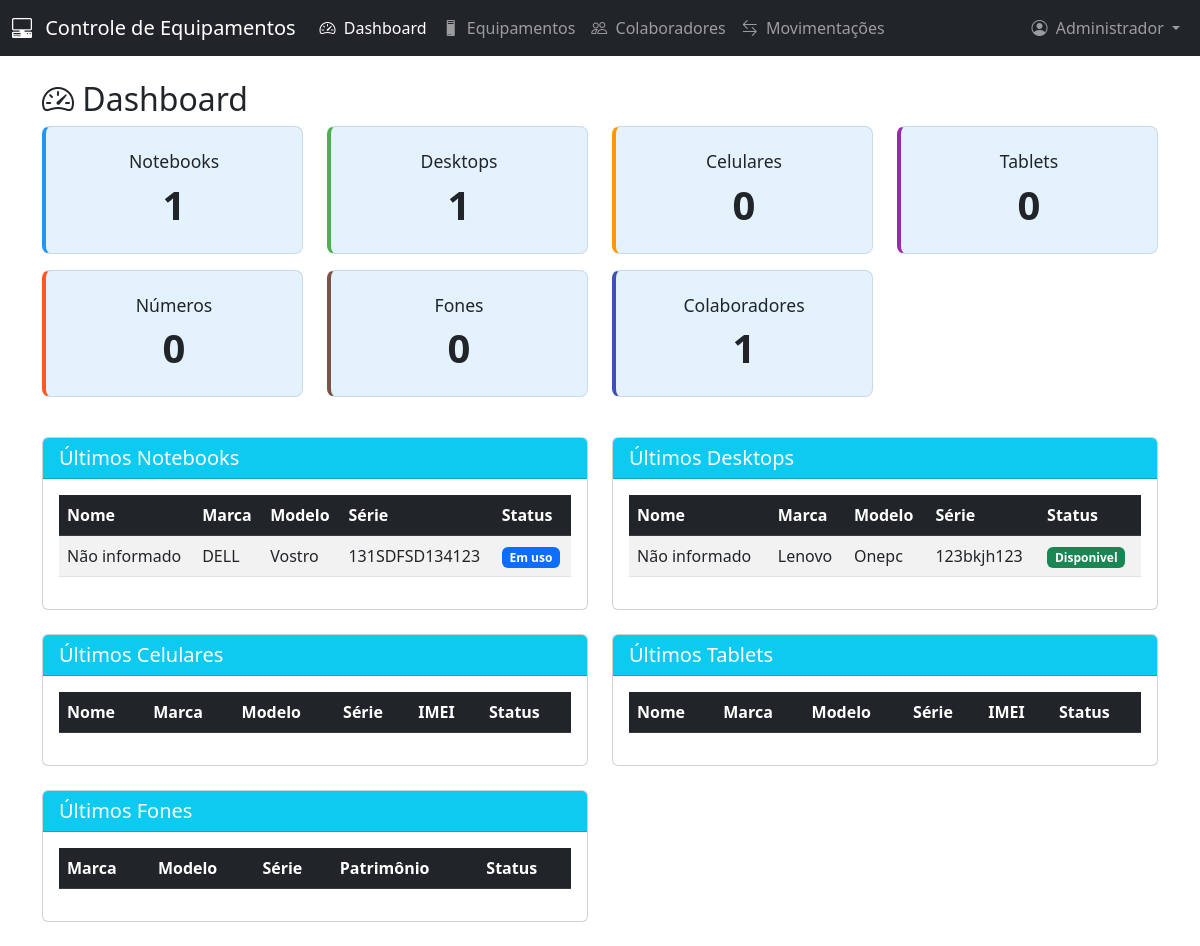
Page /dashboard.php (signed in) on the committed database.
### tables this page shows
CREATE TABLE notebooks (
        id INTEGER PRIMARY KEY AUTOINCREMENT,
        marca TEXT NOT NULL,
        modelo TEXT NOT NULL,
        numero_serie TEXT NOT NULL UNIQUE,
        data_aquisicao DATE,
        status TEXT DEFAULT 'Disponivel',
        setor_responsavel TEXT,
        observacoes TEXT
    );

CREATE TABLE desktops (
        id INTEGER PRIMARY KEY AUTOINCREMENT,
        marca TEXT NOT NULL,
        modelo TEXT NOT NULL,
        numero_serie TEXT NOT NULL UNIQUE,
        data_aquisicao DATE,
        status TEXT DEFAULT 'Disponivel',
        setor_responsavel TEXT,
        observacoes TEXT
    );

### dashboard.php (the view, shortened to what this page needs)
<?php
require 'conexao.php';
try {
    $stats = [
        'notebooks' => $db->query("SELECT COUNT(*) FROM notebooks")->fetchColumn(),
        'desktops' => $db->query("SELECT COUNT(*) FROM desktops")->fetchColumn(),
        'celulares' => $db->query("SELECT COUNT(*) FROM celulares")->fetchColumn(),
        'tablets' => $db->query("SELECT COUNT(*) FROM tablets")->fetchColumn(),
        'colaboradores' => $db->query("SELECT COUNT(*) FROM colaboradores WHERE status = 'Ativo'")->fetchColumn()
    ];
    $ultimos = [];
    $tipos = ['notebooks', 'desktops', 'celulares', 'tablets', 'fones'];
    foreach ($tipos as $tipo) {
        $ultimos[$tipo] = $db->query("SELECT * FROM $tipo ORDER BY id DESC LIMIT 5")->fetchAll(PDO::FETCH_ASSOC);
    }
    $contagem_numeros = $db->query("SELECT COUNT(*) as total FROM numeros")->fetch(PDO::FETCH_ASSOC)['total'];
    $contagem_fones = $db->query("SELECT COUNT(*) as total FROM fones")->fetch(PDO::FETCH_ASSOC)['total'];
} catch (PDOException $e) {
    $_SESSION['erro'] = "Erro ao carregar dados: " . $e->getMessage();
    header("Location: index.php");
    exit;
}
?>
<!DOCTYPE html>
<html lang="pt-BR">
<head>
    <link href="https://cdn.jsdelivr.net/npm/bootstrap@5.3.0/dist/css/bootstrap.min.css" rel="stylesheet">
    <link rel="stylesheet" href="https://cdn.jsdelivr.net/npm/bootstrap-icons@1.10.0/font/bootstrap-icons.css">
</head>
<body>
    <?php include 'navbar.php'; ?>
    <div class="container mt-4">
        <h2><i class="bi bi-speedometer2"></i> Dashboard</h2>
        <div class="row mb-4">
            <div class="col-md-3 mb-3">
                <div class="dashboard-card card-notebooks">
                    <div class="card-body">
                        <h5 class="card-title">Notebooks</h5>
                        <p class="card-text display-6"><?= $stats['notebooks'] ?></p>
                    </div>
                </div>
            </div>
            <div class="col-md-3 mb-3">
                <div class="dashboard-card card-desktops">
                    <div class="card-body">
                        <h5 class="card-title">Desktops</h5>
                        <p class="card-text display-6"><?= $stats['desktops'] ?></p>
                    </div>
                </div>
            </div>
            <div class="col-md-3 mb-3">
                <div class="dashboard-card card-celulares">
                    <div class="card-body">
                        <h5 class="card-title">Celulares</h5>
                        <p class="card-text display-6"><?= $stats['celulares'] ?></p>
                    </div>
                </div>
            </div>
            <div class="col-md-3 mb-3">
                <div class="dashboard-card card-tablets">
                    <div class="card-body">
                        <h5 class="card-title">Tablets</h5>
                        <p class="card-text display-6"><?= $stats['tablets'] ?></p>
                    </div>
                </div>
            </div>
            <div class="col-md-3 mb-3">
                <div class="dashboard-card card-numeros">
                    <div class="card-body">
                        <h5 class="card-title">Números</h5>
                        <p class="card-text display-6"><?= $contagem_numeros ?></p>
                    </div>
                </div>
            </div>
            <div class="col-md-3 mb-3">
                <div class="dashboard-card card-fones">
                    <div class="card-body">
                        <h5 class="card-title">Fones</h5>
                        <p class="card-text display-6"><?= $contagem_fones ?></p>
                    </div>
                </div>
            </div>
            <div class="col-md-3 mb-3">
                <div class="dashboard-card card-colaboradores">
                    <div class="card-body">
                        <h5 class="card-title">Colaboradores</h5>
                        <p class="card-text display-6"><?= $stats['colaboradores'] ?></p>
                    </div>
                </div>
            </div>
        </div>
        <div class="row">
            <div class="col-md-6 mb-4">
                <div class="card">
                    <div class="card-header bg-info text-white">
                        <h5 class="mb-0">Últimos Notebooks</h5>
                    </div>
                    <div class="card-body">
                        <div class="table-responsive">
                            <table class="table table-striped table-hover">
                                <thead class="table-dark">
                                    <tr>
                                        <th>Nome</th>
                                        <th>Marca</th>
                                        <th>Modelo</th>
                                        <th>Série</th>
                                        <th>Status</th>
                                    </tr>
                                </thead>
                                <tbody>
                                    <?php foreach ($ultimos['notebooks'] as $notebook): ?>
                                    <tr>
                                        <td><?= htmlspecialchars($notebook['nome'] ?? 'Não informado') ?></td>
                                        <td><?= htmlspecialchars($notebook['marca']) ?></td>
                                        <td><?= htmlspecialchars($notebook['modelo']) ?></td>
                                        <td><?= htmlspecialchars($notebook['numero_serie']) ?></td>
                                        <td>
                                            <span class="badge bg-<?=
                                                $notebook['status'] === 'Disponivel' ? 'success' :
                                                ($notebook['status'] === 'Em uso' ? 'primary' : 'warning')
                                            ?>">
                                                <?= htmlspecialchars($notebook['status']) ?>
                                            </span>
                                        </td>
                                    </tr>
                                    <?php endforeach; ?>
                                </tbody>
                            </table>
                        </div>
                    </div>
                </div>
            </div>
            <div class="col-md-6 mb-4">
                <div class="card">
                    <div class="card-header bg-info text-white">
                        <h5 class="mb-0">Últimos Desktops</h5>
                    </div>
                    <div class="card-body">
                        <div class="table-responsive">
                            <table class="table table-striped table-hover">
                                <thead class="table-dark">
                                    <tr>
                                        <th>Nome</th>
                                        <th>Marca</th>
                                        <th>Modelo</th>
                                        <th>Série</th>
                                        <th>Status</th>
                                    </tr>
                                </thead>
                                <tbody>
                                    <?php foreach ($ultimos['desktops'] as $desktop): ?>
                                    <tr>
                                        <td><?= htmlspecialchars($desktop['nome'] ?? 'Não informado') ?></td>
                                        <td><?= htmlspecialchars($desktop['marca']) ?></td>
                                        <td><?= htmlspecialchars($desktop['modelo']) ?></td>
                                        <td><?= htmlspecialchars($desktop['numero_serie']) ?></td>
                                        <td>
                                            <span class="badge bg-<?=
                                                $desktop['status'] === 'Disponivel' ? 'success' :
                                                ($desktop['status'] === 'Em uso' ? 'primary' : 'warning')
                                            ?>">
                                                <?= htmlspecialchars($desktop['status']) ?>
                                            </span>
                                        </td>
                                    </tr>
                                    <?php endforeach; ?>
                                </tbody>
                            </table>
                        </div>
                    </div>
                </div>
            </div>
            <div class="col-md-6 mb-4">
                <div class="card">
                    <div class="card-header bg-info text-white">
                        <h5 class="mb-0">Últimos Celulares</h5>
                    </div>
                    <div class="card-body">
                        <div class="table-responsive">
                            <table class="table table-striped table-hover">
                                <thead class="table-dark">
                                    <tr>
                                        <th>Nome</th>
                                        <th>Marca</th>
                                        <th>Modelo</th>
                                        <th>Série</th>
                                        <th>IMEI</th>
                                        <th>Status</th>
                                    </tr>
                                </thead>
                            </table>
                        </div>
                    </div>
                </div>
            </div>
            <div class="col-md-6 mb-4">
                <div class="card">
                    <div class="card-header bg-info text-white">
                        <h5 class="mb-0">Últimos Tablets</h5>
                    </div>
                    <div class="card-body">
                        <div class="table-responsive">
                            <table class="table table-striped table-hover">
                                <thead class="table-dark">
                                    <tr>
                                        <th>Nome</th>
                                        <th>Marca</th>
                                        <th>Modelo</th>
                                        <th>Série</th>
                                        <th>IMEI</th>
                                        <th>Status</th>
                                    </tr>
                                </thead>
                            </table>
                        </div>
                    </div>
                </div>
            </div>
            <div class="col-md-6 mb-4">
                <div class="card">
                    <div class="card-header bg-info text-white">
                        <h5 class="mb-0">Últimos Fones</h5>
                    </div>
                    <div class="card-body">
                        <div class="table-responsive">
                            <table class="table table-striped table-hover">
                                <thead class="table-dark">
                                    <tr>
                                        <th>Marca</th>
                                        <th>Modelo</th>
                                        <th>Série</th>
                                        <th>Patrimônio</th>
                                        <th>Status</th>
                                    </tr>
                                </thead>
                            </table>
                        </div>
                    </div>
                </div>
            </div>
        </div>
    </div>
</body>
</html>

### navbar.php (shortened to what this page needs)
<nav class="navbar navbar-expand-lg navbar-dark bg-dark">
    <div class="container-fluid">
        <a class="navbar-brand" href="dashboard.php">
            <i class="bi bi-pc-display-horizontal me-2"></i> Controle de Equipamentos
        </a>
        <div class="collapse navbar-collapse" id="navbarNav">
            <ul class="navbar-nav me-auto">
                <li class="nav-item">
                    <a class="nav-link <?= basename($_SERVER['PHP_SELF']) === 'dashboard.php' ? 'active' : '' ?>"
                       href="dashboard.php">
                        <i class="bi bi-speedometer2 me-1"></i> Dashboard
                    </a>
                </li>
                <?php if (isset($_SESSION['nivel_acesso']) && ($_SESSION['nivel_acesso'] === 'admin' || $_SESSION['nivel_acesso'] === 'infra')): ?>
                <li class="nav-item">
                    <a class="nav-link <?= basename($_SERVER['PHP_SELF']) === 'equipamentos.php' ? 'active' : '' ?>"
                       href="equipamentos.php">
                        <i class="bi bi-pc me-1"></i> Equipamentos
                    </a>
                </li>
                <li class="nav-item">
                    <a class="nav-link <?= basename($_SERVER['PHP_SELF']) === 'colaboradores.php' ? 'active' : '' ?>"
                       href="colaboradores.php">
                        <i class="bi bi-people me-1"></i> Colaboradores
                    </a>
                </li>
                <li class="nav-item">
                    <a class="nav-link <?= basename($_SERVER['PHP_SELF']) === 'movimentacoes.php' ? 'active' : '' ?>"
                       href="movimentacoes.php">
                        <i class="bi bi-arrow-left-right me-1"></i> Movimentações
                    </a>
                </li>
                <?php endif; ?>
            </ul>
            <ul class="navbar-nav">
                <li class="nav-item dropdown">
                    <a class="nav-link dropdown-toggle" href="#" role="button" data-bs-toggle="dropdown">
                        <i class="bi bi-person-circle me-1"></i> <?= htmlspecialchars($_SESSION['usuario_nome'] ?? 'Usuário') ?>
                    </a>
                </li>
            </ul>
        </div>
    </div>
</nav>

### dashboard.php (style rules this page uses)
.card-header { font-weight: bold; }
.table-responsive { max-height: 400px; overflow-y: auto; }
.dashboard-card { border-radius: 8px; transition: transform 0.2s, box-shadow 0.2s; border: 1px solid rgba(0,0,0,0.1); }
.dashboard-card .card-body { padding: 1.5rem; text-align: center; }
.dashboard-card .card-title { font-size: 1.1rem; margin-bottom: 0.5rem; }
.dashboard-card .display-6 { font-size: 2.5rem; font-weight: 600; }
.card-notebooks { background-color: #e3f2fd; border-left: 4px solid #2196F3; }
.card-desktops { background-color: #e3f2fd; border-left: 4px solid #4CAF50; }
.card-celulares { background-color: #e3f2fd; border-left: 4px solid #FF9800; }
.card-tablets { background-color: #e3f2fd; border-left: 4px solid #9C27B0; }
.card-numeros { background-color: #e3f2fd; border-left: 4px solid #FF5722; }
.card-fones { background-color: #e3f2fd; border-left: 4px solid #795548; }
.card-colaboradores { background-color: #e3f2fd; border-left: 4px solid #3F51B5; }

### rows in the picture
notebooks: nome "Não informado", marca "DELL", modelo "Vostro", numero_serie "131SDFSD134123", status "Em uso"
desktops: nome "Não informado", marca "Lenovo", modelo "Onepc", numero_serie "123bkjh123", status "Disponivel"

### other values in the picture
$_SESSION['usuario_nome'] "Administrador"
$stats['notebooks'] "1"
$stats['desktops'] "1"
$stats['celulares'] "0"
$stats['tablets'] "0"
$contagem_numeros "0"
$contagem_fones "0"
$stats['colaboradores'] "1"
